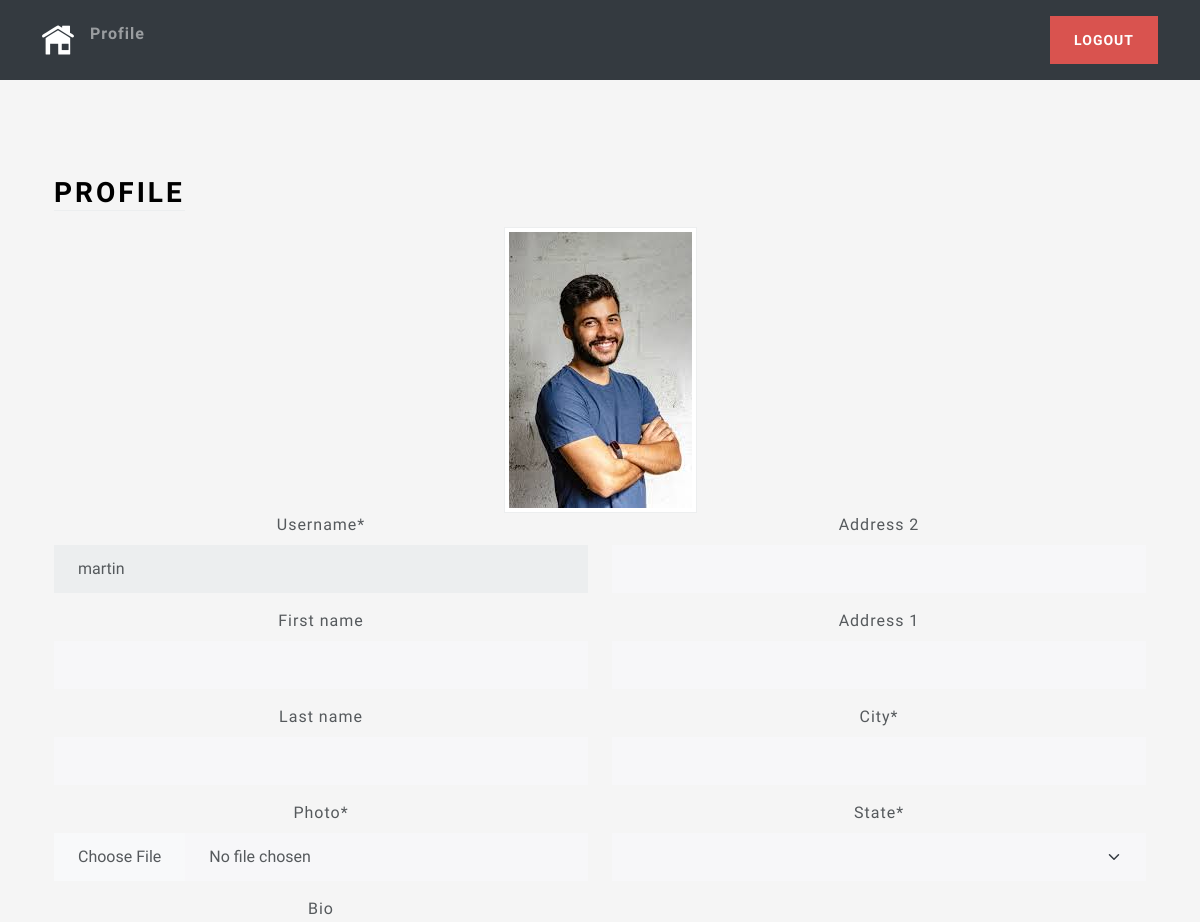
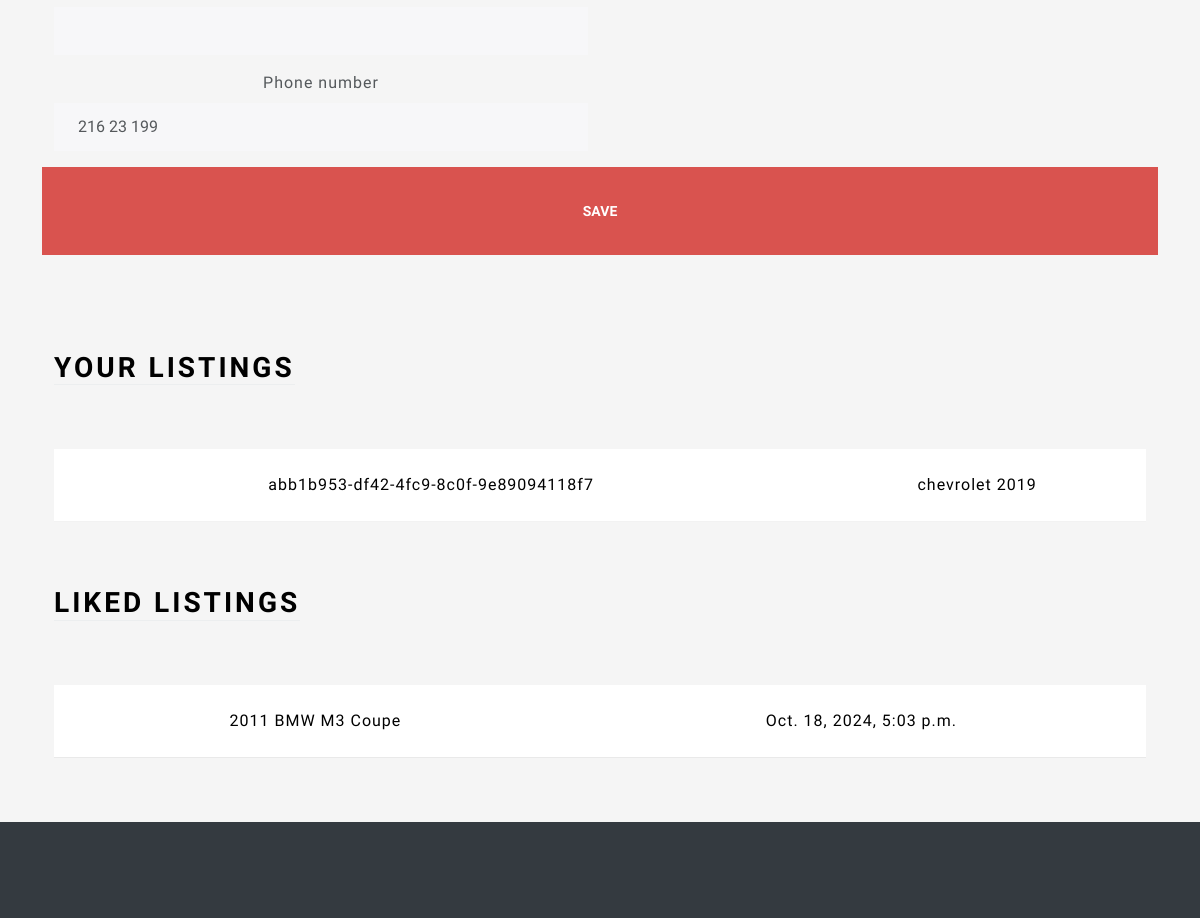
Before: /profile/ (signed in) with the older database file (2 pictures, top to bottom).
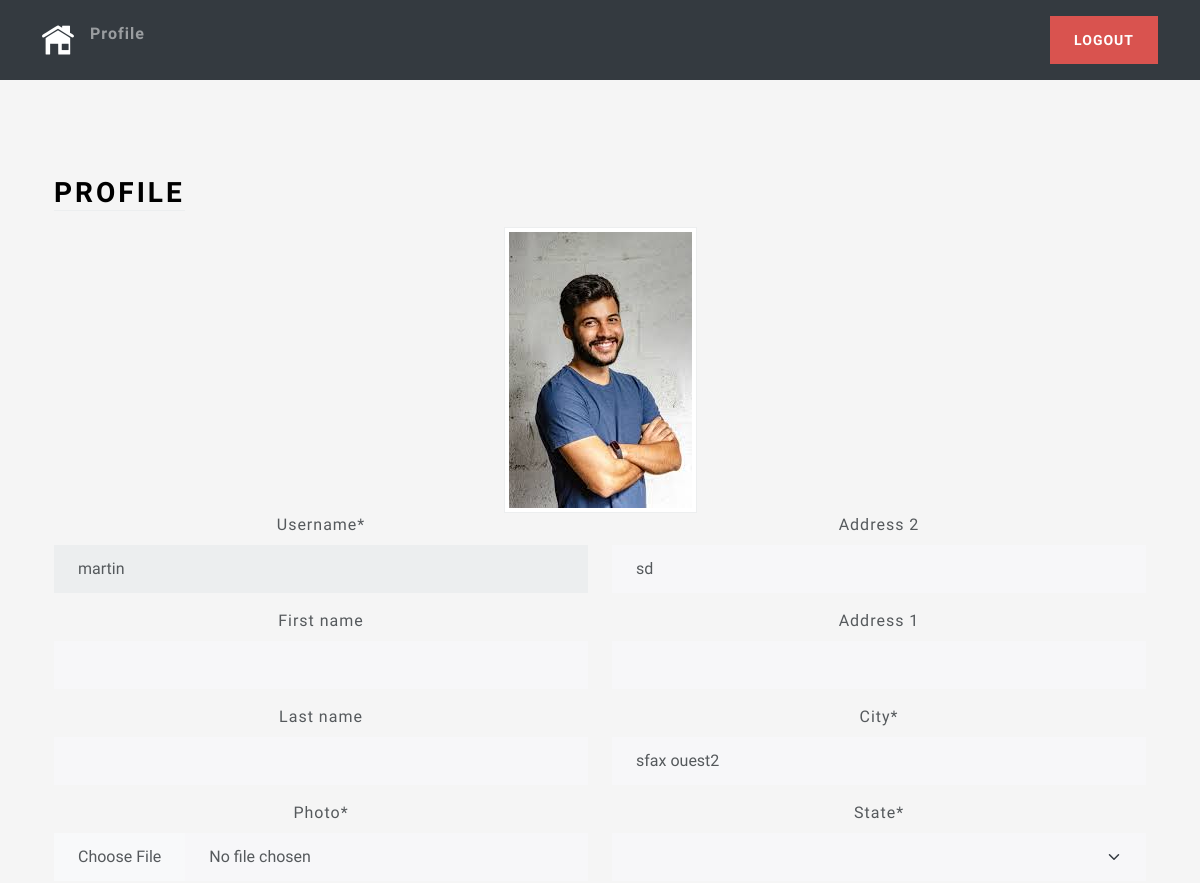
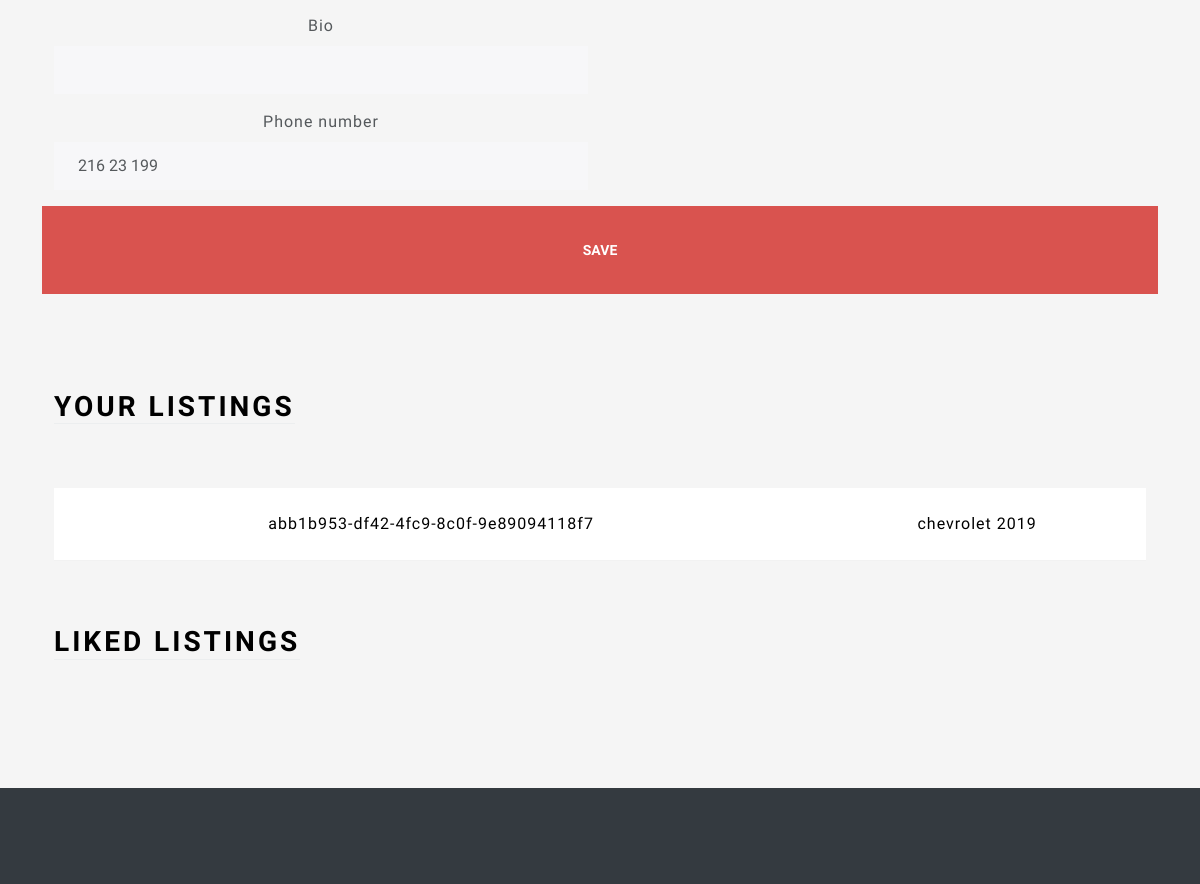
After: the same page with the newer database file (2 pictures, top to bottom).
### users/models.py (models this page shows, shortened)
class Profile(models.Model):
    user = models.OneToOneField(User, on_delete=models.CASCADE)
    photo = models.ImageField(upload_to=user_directory_path, null=True)
    bio = models.CharField(max_length=140, blank=True)
    phone_number = models.CharField(max_length=12, blank=True)
    location = models.OneToOneField(
        Location, on_delete=models.SET_NULL, null=True)

class Location(models.Model):
    address_1 = models.CharField(max_length=128, blank=True)
    address_2 = models.CharField(max_length=128, blank=True)
    city = models.CharField(max_length=84)
    state = models.CharField(max_length=20, choices=GOVERNORATE_CHOICES, default='sfax')

### main/models.py (models this page shows, shortened)
class Listing(models.Model):
    id = models.UUIDField(primary_key=True, default=uuid.uuid4, unique=True, editable=False)
    created_at = models.DateTimeField(auto_now_add=True)
    updated_at = models.DateTimeField(auto_now=True)
    seller = models.ForeignKey(Profile, on_delete=models.CASCADE)
    brand = models.CharField(max_length=24)
    model = models.CharField(max_length=17)
    vin= models.CharField(max_length=17)
    mileage = models.IntegerField(default=0)
    color = models.CharField(max_length=17)
    description = models.TextField()
    engine = models.CharField(max_length=17)
    transmission = models.CharField(max_length=17)
    location = models.OneToOneField(Location,on_delete=models.SET_NULL,null=True)
    image = models.ImageField(upload_to=user_listing_path)
    decision = models.CharField(max_length=50, choices=DECISION_CHOICES, default='pending')
    cost = models.IntegerField(default=0)

class LikedListing(models.Model):
    profile = models.ForeignKey(Profile, on_delete=models.CASCADE)
    listing = models.ForeignKey(Listing, on_delete=models.CASCADE)
    like_date = models.DateTimeField(auto_now_add=True)

### users/views.py (the view, shortened to what this page needs)
# urls.py: path('profile/', ProfileView.as_view(), name='profile'),
@method_decorator(login_required,name='dispatch')
class ProfileView(View):
    def get(self,request):
        user_listings = Listing.objects.filter(seller=request.user.profile)
        user_liked_listings = LikedListing.objects.filter(profile = request.user.profile).all()
        user_form = UserForm(instance=request.user)
        profile_form = ProfileForm(instance=request.user.profile)
        location_form = LocationForm(instance=request.user.profile.location)
        return render(request,'views/profile.html', {'user_form':user_form ,
                                                     'profile_form':profile_form,
                                                     'location_form':location_form,
                                                     'user_listings':user_listings,
                                                     'user_liked_listings':user_liked_listings})

### users/forms.py
class UserForm(forms.ModelForm):
    username = forms.CharField(disabled=True)
    class Meta :
        model = User
        fields = ('username', 'first_name', 'last_name')

class ProfileForm(forms.ModelForm):
    photo = forms.ImageField(widget=CustomPictureImageFieldWidget)
    bio = forms.TextInput()
    class Meta :
        model = Profile
        fields = ('photo', 'bio','phone_number')

### users/templates/views/profile.html (shortened to what this page needs)
{% extends 'base/base.html' %}
{% load static %}
{% load crispy_forms_tags %}
{% block 'body' %}
<div class="container-fluid text-center py-5">
    <div class="container px-4 py-5" id="hanging-icons">
        <div class="row g-4">
            <div class="col d-flex align-items-start">
                <div>
                    <h2 class="mb-3 border-bottom" style="color: black">Profile</h2>
                </div>
            </div>
        </div>
        {% if user.profile.photo %}
    <img src="{{ user.profile.photo.url }}" alt="Profile Photo" class="img-thumbnail" style="max-width: 200px;">
{% else %}
    <p>No profile photo uploaded yet.</p>
{% endif %}
        <form action="" method="post" enctype="multipart/form-data">
            <div class="row">
                <div class="col-6">
                    {{ user_form|crispy }}
                    {{ profile_form|crispy }}
                </div>
                <div class="col-6">
                    {{ location_form|crispy }}
                </div>
                <br>
                <button class="btn btn-lg btn-danger" type="submit" value="Submit">Save</button>
            </div>
        </form>
    </div>
    <div class="container px-4">
        <div class="row g-4 py-5">
            <div class="col d-flex align-items-start">
                <div>
                    <h2 class="mb-3 border-bottom" style="color: black">Your Listings</h2>
                </div>
            </div>
        </div>
        <table class="table table-hover">
            <tbody>
                {% for listing in user_listings %}
                <tr>
                    <td>{{ listing.id }}</td>
                    <td>{{listing.model }}</td>
                </tr>
                {% endfor %}
            </tbody>
        </table>
    </div>
    <div class="container px-4">
        <div class="row g-4 py-5">
            <div class="col d-flex align-items-start">
                <div>
                    <h2 class="mb-3 border-bottom" style="color: black">Liked Listings</h2>
                </div>
            </div>
        </div>
        <table class="table table-hover">
            <tbody>
                {% for liked_listing in user_liked_listings %}
                <tr>
                    <td>{{ liked_listing.listing.model }}</td>
                    <td>{{ liked_listing.like_date }}</td>
                </tr>
                {% endfor %}
            </tbody>
        </table>
    </div>
</div>
{% endblock %}

### main/templates/base/base.html (shortened to what this page needs)
{% load static %}
<!DOCTYPE html>
<html lang="en">
<head>
    <link rel="stylesheet" href="{% static 'css/bootstrap.min.css' %}" >
    <link rel="stylesheet" href="{% static 'css/style.css' %}" >
</head>
<body>
    {% block 'header' %}
    <header class="p-3 bg-dark text-white w-100 nav-masthead" >
        <div class="container">
            <div class="d-flex flex-wrap align-items-center justify-content">
                <a href="{% url 'home' %}" class="d-flex align-items-center mb-2 mb-lg-0 text-white text-decoration-none">
                        <img class="bi me-2" width="32" height="32" src="{% static 'images/logo2.png' %}" aria-label="Bootstrap" alt="">
                </a>
                {% if request.user.is_authenticated %}
                <ul class="nav col-12 col-lg-auto me-lg-auto mb-2 justify-content-center">
                    <li>
                        <a href="{% url 'profile' %}" class="nav-link px-2">Profile</a>
                    </li>
                </ul>
                <div class="text-end">
                    <a type="button" href="{% url 'logout' %}" class="btn btn-danger">LOGOUT</a>
                </div>
                {% endif %}
            </div>
        </div>
    </header>
    {%endblock %}
    {% block 'body' %}
    {% endblock %}
</body>
{% block 'footer' %}
<footer class="footer text-muted bg-dark py-5">
</footer>
{% endblock %}
</html>

### main/static/css/style.css (style rules this page uses)
html, body { height: 100%; }
body { align-items: center; padding-bottom: 40px; background-color: #f5f5f5; }
.h2, h2 { color: white; }
.nav-masthead .nav-link { padding: .25rem 0; font-weight: 700; color: rgba(255, 255, 255, .5); background-color: transparent; border-bottom: .25rem solid transparent; }

Changed rows visible on the page:
removed LikedListing: listing.model "2011 BMW M3 Coupe", like_date "Oct. 18, 2024, 5:03 p.m."
changed Location: address_2 (not shown) → "sd"; city (not shown) → "sfax ouest2"
